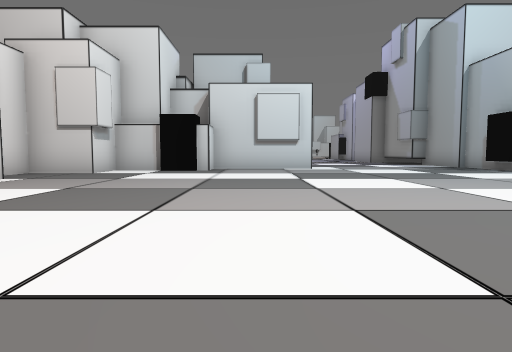
[1] (above)

23 first-person views from a walk through a 3-D level made in the Unity game engine. The camera is 1.2 m above the floor, tilts 4° down and sees 75° across. The floor is counted in squares, 2.4 m on a side. Each view is taken from the middle of a square. On the plan, view 1 faces up. The plan holds only what a view shows up to about 9 squares ahead; the rest is blank. The place goes on beyond the plan. The player is left out.

[2]
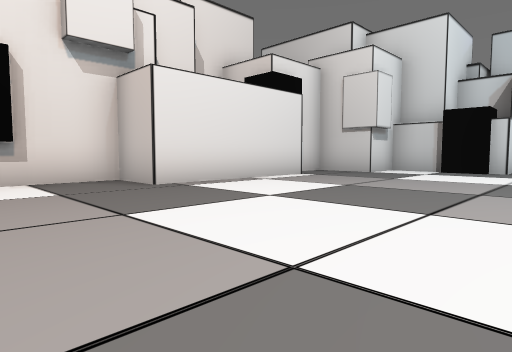

[3]
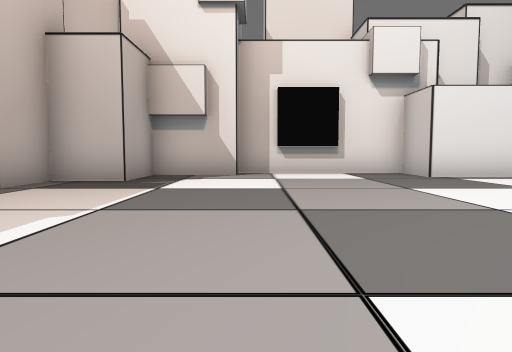

[4]
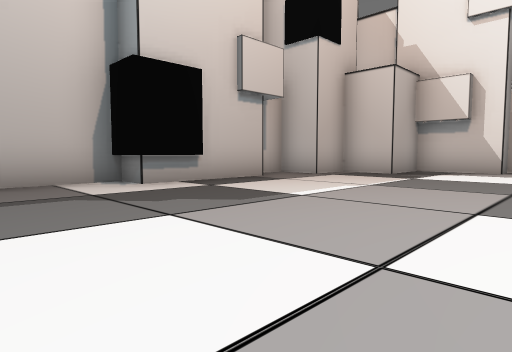

[5]
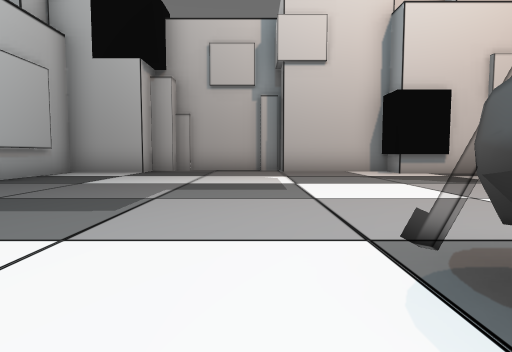

[6]
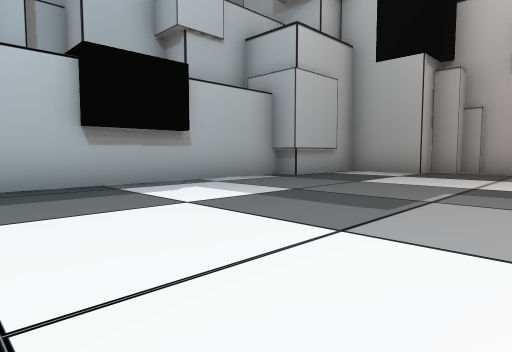

[7]
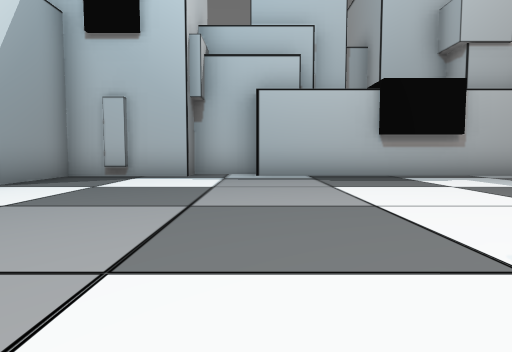

[8]
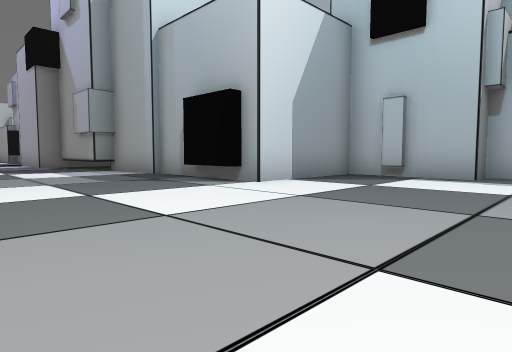

[9]
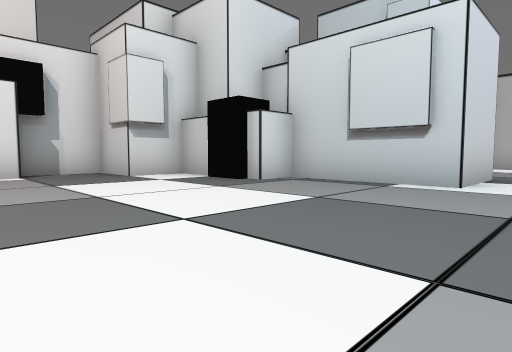

[10]
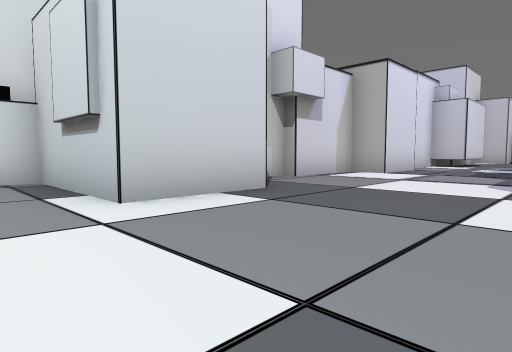

[11]
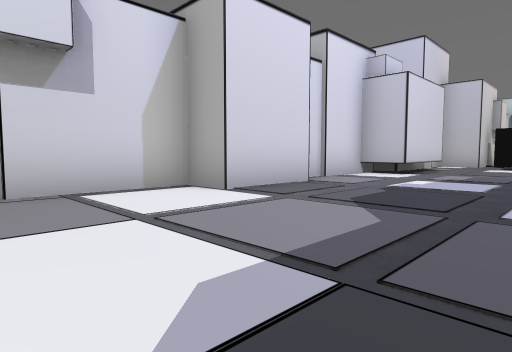

[12]
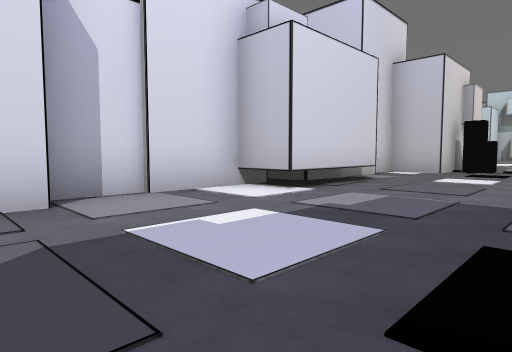

[13]
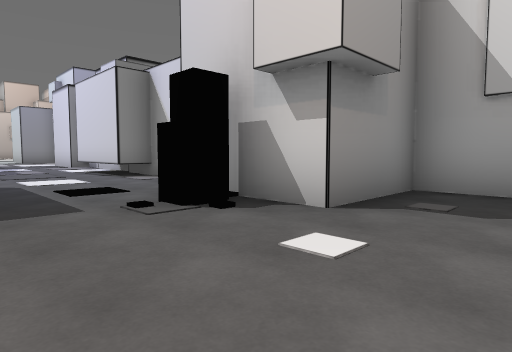

[14]
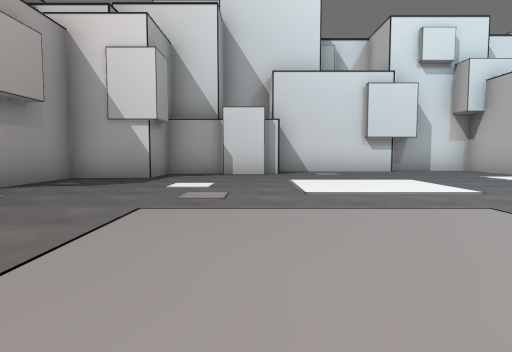

[15]
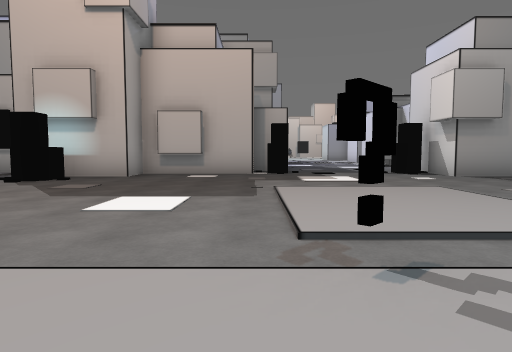

[16]
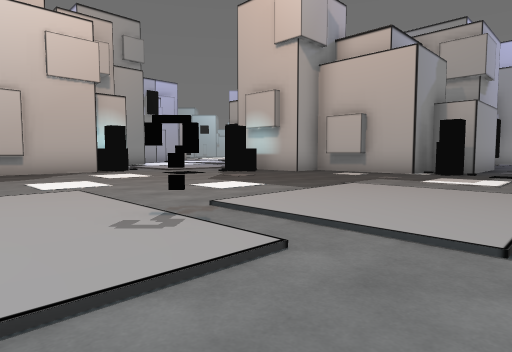

[17]
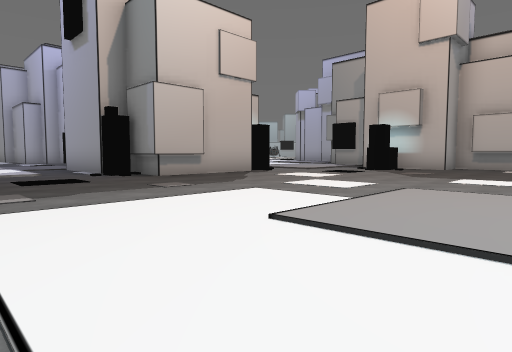

[18]
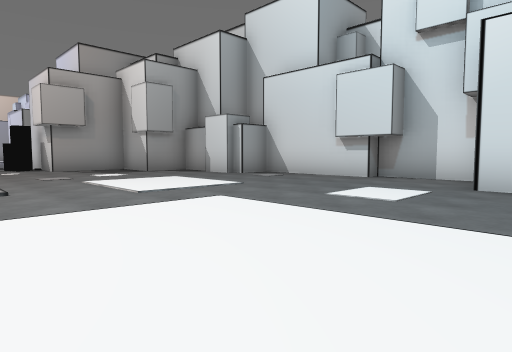

[19]
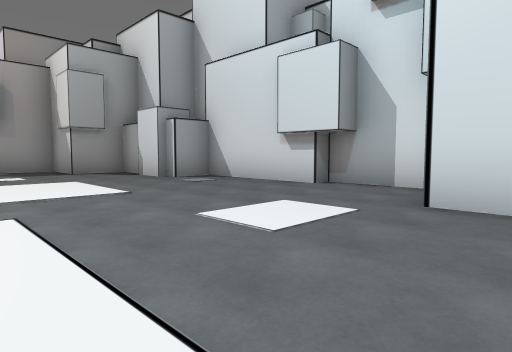

[20]
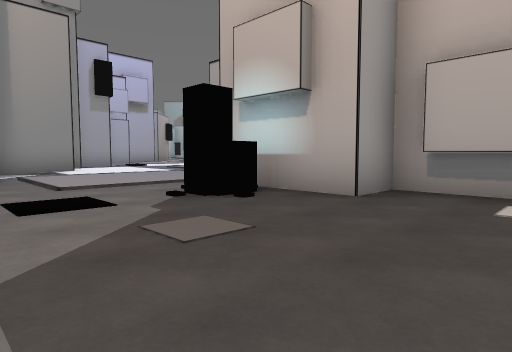

[21]
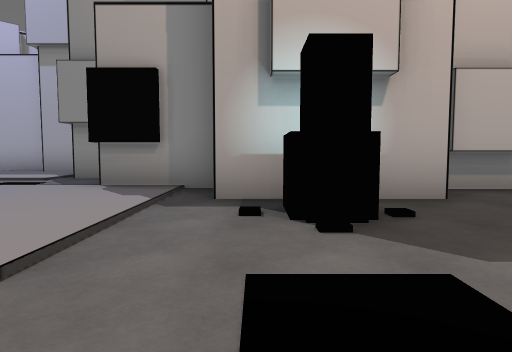

[22]
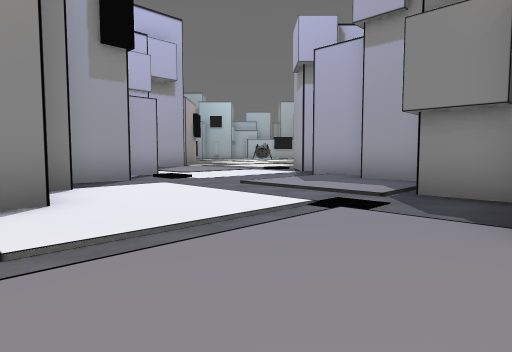

[23]
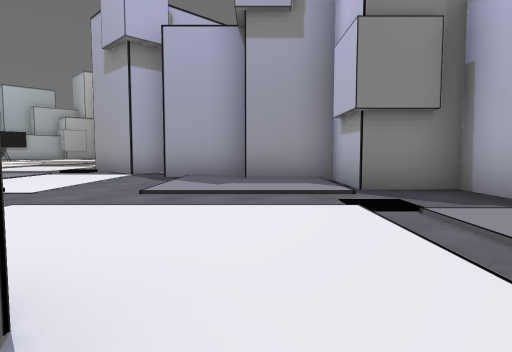

### Floor plan
Points are (right, up) in squares from view 1. A wall is a line through its corners. A room is listed if a view was taken in it or the views show most of it. See-through windows are left out.
Room 1 (views 1, 2, 3, 4, 5, 6, 7, 8, 9, 10, 11, 12)
walls: (6.9, 8.4) (6.9, 9.9); (7.1, 9.5) (7.1, 11.4); (1.7, 12.5) (1.7, 10.4) (-1.3, 10.4) (-1.3, 9.4) (-3.9, 9.4) (-3.9, 8) (-5.5, 8) (-5.5, 6.4); (6.9, 11.2) (6.9, 12.9); (10.2, 8) (7.1, 8) (7.1, 9.4); (-4.8, 6.4) (-4.8, 2.6) (-6.1, 2.6) (-6.1, -1.4); (0.4, 14.6) (0.4, 14); (10.8, 4) (10.8, 5.4) (10.2, 5.4) (10.2, 6.5); (-5.5, -1.4) (-5.5, -3.3) (-3.9, -3.3) (-3.9, -4.6) (-2.7, -4.6) (-2.7, -5.8) (-2, -5.8); (1.5, 18.9) (1.5, 16.9) (0.6, 16.9) (0.6, 14.5); (9.7, -3) (10.2, -3); (-1.4, -5.1) (1.5, -5.1) (1.5, -5.8) (4.4, -5.8); (6.2, -6.6) (7.2, -6.6) (7.2, -6.1) (7.8, -6.1) (7.8, -5.4) (9.7, -5.4) (9.7, -2.8) (10.2, -2.8) (10.2, 4); (0.9, 22.2) (0.9, 18.9); (1.4, 24.1) (2.1, 24.1) (2.1, 21.5) (1, 21.5); (1.5, 25.8) (1.5, 22.9); (6.1, 26.2) (6.1, 27.1); (2.4, 28.4) (2.4, 27) (1.2, 27) (1.2, 26.1)
ways out: opening at (4, 27.7) to room 2
objects: other object (-2, 9); other object (3, 28); other object (4, 2); other object (10, 7)
Room 2 (views 13, 14, 15, 16, 17, 18, 19, 20, 21, 22, 23)
walls: (13.6, 33.8) (13.6, 36.4) (15, 36.4); (13.6, 36.6) (14.4, 36.6); (12.5, 28.4) (13.5, 28.4); (8.2, 28.7) (9.5, 28.7); (15.4, 37.1) (16.9, 37.1); (14.2, 27.5) (14.2, 26.5) (15.6, 26.5) (15.6, 24.9) (17.2, 24.9); (7.1, 27.2) (7.1, 28.4) (9.9, 28.4) (9.9, 29.4) (12.5, 29.4); (17.6, 30.1) (17.6, 31.8); (20.4, 28) (20.4, 29.2); (17.1, 24.1) (19, 24.1); (-0.9, 32.2) (-0.9, 30.9) (0.4, 30.9) (0.4, 29.4) (2.4, 29.4) (2.4, 28.4); (21.6, 26.8) (21.6, 27.6); (-0.5, 39.6) (-0.5, 38.9) (-2.1, 38.9); (19.9, 23.1) (21.2, 21.9); (-2.3, 38.5) (-2.3, 36.6) (-1.9, 36.6) (-1.9, 33.6)
ways out: opening at (4, 27.7) to room 1
objects: other object (-1, 33); other object (6, 28); other object (6, 35); other object (11, 30); other object (14, 28); other object (15, 37)

Where each view was taken, in squares from view 1:
view 1: 0 up, 0 right, facing up
view 2: 0 up, 0 right, facing up-left
view 3: 1 down, 2 right, facing left
view 4: 0 up, 4 right, facing down-left
view 5: 3 up, 5 right, facing down
view 6: 3 up, 5 right, facing down-right
view 7: 4 up, 3 right, facing right
view 8: 4 up, 3 right, facing up-right
view 9: 5 up, 3 right, facing up-left
view 10: 9 up, 5 right, facing up-left
view 11: 14 up, 5 right, facing up-left
view 12: 18 up, 5 right, facing up-left
view 13: 31 up, 5 right, facing down-left
view 14: 33 up, 7 right, facing left
view 15: 37 up, 7 right, facing down
view 16: 37 up, 4 right, facing down-right
view 17: 40 up, 7 right, facing down-right
view 18: 40 up, 5 right, facing down-left
view 19: 40 up, 3 right, facing down-left
view 20: 33 up, 8 right, facing down-right
view 21: 33 up, 12 right, facing down
view 22: 31 up, 14 right, facing down-right
view 23: 31 up, 17 right, facing down
